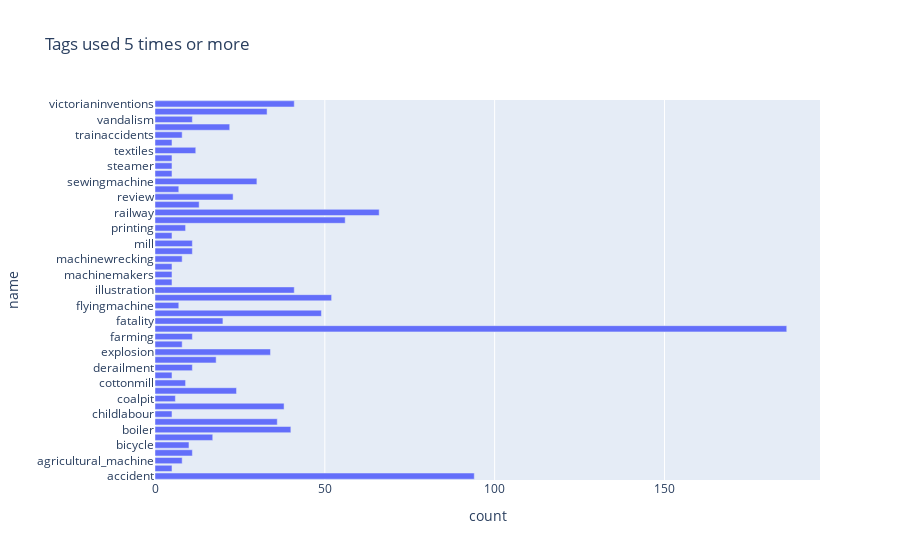

This figure's notebook cell:
### Markdown cell above
## Tags

### Code cell
tags = project.tags.value_counts("name").reset_index(name="count")

fig = px.bar(
    tags[tags["count"] > 4],
    x="count",
    y="name",
    title="Tags used 5 times or more",
    height=500,
)
fig.update_layout(yaxis=dict(categoryorder="category ascending"))
fig.show()

### Figure 1 — Plotly figure (JSON) as saved in the notebook; plotly's stock layout.template omitted (floating-point values rounded to 4 significant figures)
{"data": [{"alignmentgroup": "True", "hovertemplate": "count=%{x}<br>name=%{y}<extra></extra>", "legendgroup": "", "marker": {"color": "#636efa", "pattern": {"shape": ""}}, "name": "", "offsetgroup": "", "orientation": "h", "showlegend": false, "textposition": "auto", "type": "bar", "x": [186, 94, 66, 56, 52, 49, 41, 41, 40, 38, 36, 34, 33, 30, 24, 23, 22, 20, 18, 17, 13, 12, 11, 11, 11, 11, 11, 11, 10, 9, 9, 8, 8, 8, 8, 7, 7, 6, 5, 5, 5, 5, 5, 5, 5, 5, 5, 5, 5], "xaxis": "x", "y": ["fatalaccident", "accident", "railway", "rail", "grisly", "fire", "illustration", "victorianinventions", "boiler", "children", "boilerexplosion", "explosion", "victorianinvention", "sewingmachine", "collision", "review", "traincollision", "fatality", "exhibition", "blame", "railwaycrossing", "textiles", "mill", "farming", "balloon", "derailment", "medical", "vandalism", "bicycle", "cottonmill", "printing", "trainaccidents", "machinewrecking", "factory", "agricultural_machine", "flyingmachine", "road_accident", "coalpit", "ship", "machinetool", "suicide", "lurry", "death", "trade_unions", "steamer", "childlabour", "office_machine", "advt", "machinemakers"], "yaxis": "y"}], "layout": {"autosize": true, "barmode": "relative", "legend": {"tracegroupgap": 0}, "title": {"text": "Tags used 5 times or more"}, "xaxis": {"anchor": "y", "autorange": true, "domain": [0, 1], "range": [0, 195.8], "title": {"text": "count"}, "type": "linear"}, "yaxis": {"anchor": "x", "autorange": true, "categoryorder": "category ascending", "domain": [0, 1], "range": [-0.5, 48.5], "title": {"text": "name"}, "type": "category"}}}
